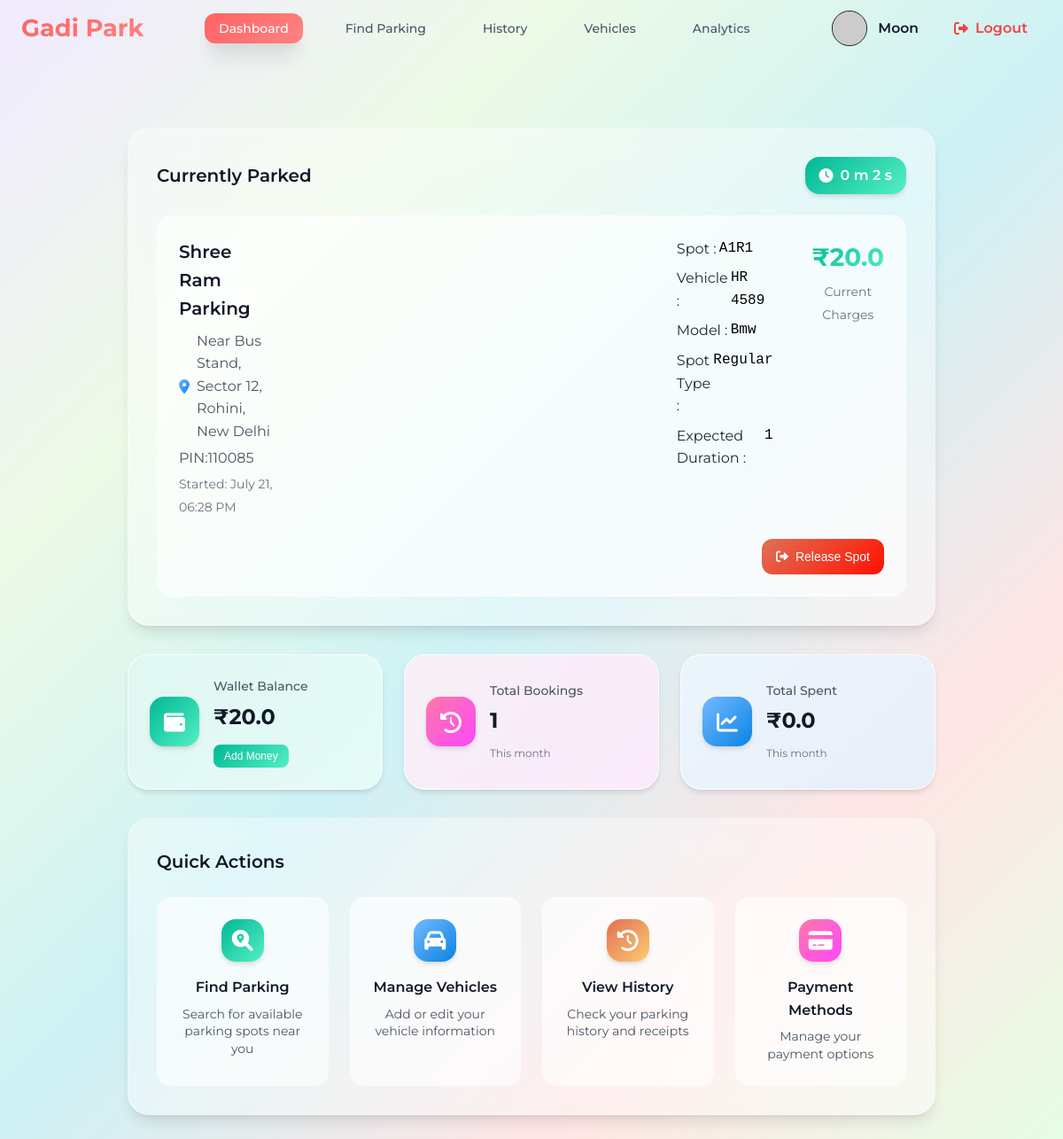
Page /user_dashboard (signed in) on the committed database.
### models/user.py (models this page shows, shortened)
class User(db.Model):
    __tablename__ = 'users'
    id=db.Column(db.Integer,primary_key=True)
    username=db.Column(db.String(80),unique=True,nullable=False)
    password_hash=db.Column(db.String(128),nullable=False)
    full_name=db.Column(db.String(80),nullable=True)
    is_admin=db.Column(db.Boolean,default=False)
    wallet_balance=db.Column(db.Float,default=0.00)
    total_parkings=db.Column(db.Integer,default=0)
    total_spendings=db.Column(db.Float,default=0)
    registration_date=db.Column(db.DateTime,default=db.func.current_timestamp())

### models/parking_lot.py (models this page shows, shortened)
class ParkingLot(db.Model):
    __tablename__ = 'parking_lots'
    id = db.Column(db.Integer, primary_key=True)
    name= db.Column(db.String(80), unique=True, nullable=False)
    address = db.Column(db.String(200), nullable=False)
    pincode = db.Column(db.String(10), nullable=False)
    hourly_rate = db.Column(db.Float, nullable=False)
    total_spots = db.Column(db.Integer, nullable=False)
    occupied_regular_spots = db.Column(db.Integer, default=0)
    occupied_ev_spots = db.Column(db.Integer, default=0)
    ev_spots = db.Column(db.Integer, default=0)
    ev_charging_rate = db.Column(db.Float, nullable=True)
    opening_time = db.Column(db.String(10), nullable=True)
    closing_time = db.Column(db.String(10), nullable=True)
    is_24_hours = db.Column(db.Boolean, default=False)
    description = db.Column(db.String(200), nullable=True)

### models/booking.py (models this page shows)
class Booking(db.Model):
    __tablename__ = 'bookings'
    id = db.Column(db.Integer , primary_key=True)
    user_id = db.Column(db.Integer , db.ForeignKey('users.id') ,nullable=False)
    vehicle_id = db.Column(db.Integer ,db.ForeignKey('vehicles.id') , nullable=False )
    lot_id = db.Column(db.Integer , db.ForeignKey('parking_lots.id') , nullable=False)
    spot_id = db.Column(db.Integer , db.ForeignKey('parking_spots.id') , nullable=False)
    duration = db.Column(db.Integer , default=1)
    date = db.Column(db.Date, default=datetime.utcnow().date)
    start_time = db.Column(db.DateTime , nullable=False)
    amount = db.Column(db.Float , default=0.0)
    booking_id = db.Column(db.String(50), unique=True, nullable=False)

### models/parking_spot.py (models this page shows, shortened)
class ParkingSpot(db.Model):
    __tablename__ = 'parking_spots'
    id=db.Column(db.Integer, primary_key=True)
    lot_id=db.Column(db.Integer, db.ForeignKey('parking_lots.id'), nullable=False)
    spot_number=db.Column(db.String(50), nullable=False)
    is_ev_spot=db.Column(db.Boolean, default=False)
    status=db.Column(db.String(50), default='available')

### models/vehicle.py (models this page shows, shortened)
class Vehicle(db.Model):
    __tablename__ = 'vehicles'
    id = db.Column(db.Integer, primary_key=True)
    user_id = db.Column(db.Integer, db.ForeignKey('users.id'), nullable=False)
    type = db.Column(db.String(50), nullable=False)
    model = db.Column(db.String(50),nullable=False)
    registration_number = db.Column(db.String(20),nullable=False,unique=True)
    is_ev= db.Column(db.Boolean,default=False)

### routes/user.py (the view)
@user_bp.route('/user_dashboard')
@login_required
@user_required
def user_dashboard():
    user=User.query.get(session.get('user_id'))
    booking=Booking.query.filter_by(user_id=user.id).first()
    spot=None
    vehicle=None
    lot=None
    if booking:
        spot=ParkingSpot.query.get(booking.spot_id)
        vehicle=Vehicle.query.get(booking.vehicle_id)
        lot=ParkingLot.query.get(booking.lot_id)
    return render_template('user_dashboard.html',user=user,booking=booking,spot=spot,vehicle=vehicle,lot=lot)

### Templates/user_dashboard.html (shortened to what this page needs)
{% extends "base.html" %}
{% block style %}
<link rel="stylesheet" href="{{url_for('static',filename='css/user_dashboard.css')}}">
<link rel="stylesheet" href="https://cdnjs.cloudflare.com/ajax/libs/font-awesome/6.0.0/css/all.min.css">
{% endblock %}
{% block content %}
{% include "user_navbar.html" %}
<div class="dashboard-container">
    <div class="user-main-content">
        {% if booking %}
        <div class="active-parking-section">
            <div class="section-header">
                <h3>Currently Parked</h3>
                <div class="parking-timer">
                    <i class="fas fa-clock"></i>
                    <span id="timer">00:00:00</span>
                </div>
            </div>
            <div class="active-parking-card">
                <div class="parking-info">
                    <div class="location-details">
                        <h4>{{ lot.name  }}</h4>
                        <p><i class="fas fa-map-marker-alt"></i> {{ lot.address}}</p>
                        <p>PIN:{{lot.pincode}}</p>
                        <span class="entry-time">Started: {{ booking.start_time.strftime("%B %d, %I:%M %p")}}</span>
                    </div>
                    <div class="parking-details">
                        <div class="parking-detail-items">
                            <div class="detail-item">
                                <span>Spot :</span>
                                <span class="detail-value">{{ spot.spot_number }}</span>
                            </div>
                            <div class="detail-item">
                                <span>Vehicle :</span>
                                <span class="detail-value">{{ vehicle.registration_number }}</span>
                            </div>
                            <div class="detail-item">
                                <span>Model : </span>
                                <span class="detail-value">{{ vehicle.model }}</span>
                            </div>
                            <div class="detail-item">
                                <span>Spot Type : </span>
                                {%if spot.is_ev_spot %}
                                <span class="detail-value">EV</span>
                                {% else %}
                                <span class="detail-value">Regular</span>
                                {% endif %}
                            </div>
                            <div class="detail-item">
                                <span>Expected Duration : </span>
                                <span class="detail-value">{{ booking.duration }}</span>
                            </div>
                        </div>
                        <div class="cost-info">
                            <span class="current-cost">₹{{ booking.amount}}</span>
                            <span class="cost-label">Current Charges</span>
                        </div>
                    </div>
                </div>
                <div class="parking-actions">
                    <form id="release-form" action="{{ url_for('user_activity.release_spot') }}" method="POST">
                        <button type="submit" class="action-btn release-btn">
                            <i class="fas fa-sign-out-alt"></i>
                            Release Spot
                        </button>
                    </form>
                </div>
            </div>
        </div>
        {% endif %}
        <div class="grid-section">
            <div class="grid-card success">
                <div class="grid-icon success">
                    <i class="fas fa-wallet"></i>
                </div>
                <div class="stat-content">
                    <h4>Wallet Balance</h4>
                    <span class="stat-value">₹{{ user.wallet_balance}}</span>
                    <a href="/payment/wallet"><button class="add-money-btn">Add Money</button></a>
                </div>
            </div>
            <div class="grid-card electric">
                <div class="grid-icon electric">
                    <i class="fas fa-history"></i>
                </div>
                <div class="stat-content">
                    <h4>Total Bookings</h4>
                    <span class="stat-value">{{user.total_parkings}}</span>
                    <span class="stat-detail">This month</span>
                </div>
            </div>
            <div class="grid-card primary">
                <div class="grid-icon primary">
                    <i class="fas fa-chart-line"></i>
                </div>
                <div class="stat-content">
                    <h4>Total Spent</h4>
                    <span class="stat-value">₹{{user.total_spendings}}</span>
                    <span class="stat-detail">This month</span>
                </div>
            </div>
        </div>
        <div class="quick-actions-section">
            <div class="section-header">
                <h3>Quick Actions</h3>
            </div>
            <div class="actions-grid">
                <a href="{{ url_for('user.find_parking') }}" class="action-card">
                    <div class="action-icon find">
                        <i class="fas fa-search-location"></i>
                    </div>
                    <h4>Find Parking</h4>
                    <p>Search for available parking spots near you</p>
                </a>
                <a href="{{url_for('user.vehicle')}}" class="action-card">
                    <div class="action-icon vehicle">
                        <i class="fas fa-car"></i>
                    </div>
                    <h4>Manage Vehicles</h4>
                    <p>Add or edit your vehicle information</p>
                </a>
                <a href="{{url_for('user_activity.history')}}" class="action-card">
                    <div class="action-icon history">
                        <i class="fas fa-history"></i>
                    </div>
                    <h4>View History</h4>
                    <p>Check your parking history and receipts</p>
                </a>
                <a href="#" class="action-card">
                    <div class="action-icon payment">
                        <i class="fas fa-credit-card"></i>
                    </div>
                    <h4>Payment Methods</h4>
                    <p>Manage your payment options</p>
                </a>
            </div>
        </div>
    </div>
</div>
{% endblock %}

### Templates/user_navbar.html
{%extends "base.html" %}
{%block style%}
<link rel="stylesheet" href="{{url_for('static',filename='css/user_navbar.css')}}">
{%endblock%}
{%block content %}
{% set current_path = request.path %}
<nav class="top-navbar">
        <div class="nav-container">
            <div class="logo">
                <h2>Gadi Park</h2>
            </div>
            <ul class="nav-links">
                <li class="{% if current_path == url_for('user.user_dashboard')%}active{%endif%}"><a href="{{ url_for('user.user_dashboard') }}">Dashboard</a></li>
                <li class="{% if current_path == url_for('user.find_parking')%}active{%endif%}"><a href="{{ url_for('user.find_parking') }}">Find Parking</a></li>
                <li class="{% if current_path == url_for('user_activity.history')%}active{%endif%}"><a href="{{url_for('user_activity.history')}}">History</a></li>
                <li class="{% if current_path == url_for('user.vehicle')%}active{%endif%}"><a href="{{url_for('user.vehicle')}}">Vehicles</a></li>
                <li class="{% if current_path == url_for('user.user_charts')%}active{%endif%}"><a href="{{url_for('user.user_charts')}}">Analytics</a></li>
            </ul>
            <div class="user-actions">
                <a href="{{url_for('profile.profile')}}">
                    <div class="user-profile">
                        <div class="profile-avatar">
                            <img src="https://api.dicebear.com/9.x/open-peeps/svg?seed={{ username }}&backgroundColor=transparent&radius=50"alt="Profile Avatar"class="profile-avatar"/>
                        </div>
                        <span class="user-name">{{ user.full_name }}</span>
                    </div>
                </a>
                <a href="{{url_for('auth.logout')}}" class="logout-btn">
                    <i class="fas fa-sign-out-alt"></i>
                    <span>Logout</span>
                </a>
            </div>
        </div>
    </nav>
{%endblock%}

### Static/css/base.css (style rules this page uses)
:root { --main-gradient: linear-gradient(135deg, #FF6363 0%, #FF8282 100%); --gradient-blue: linear-gradient(135deg, #74b9ff 0%, #0984e3 100%); --gradient-purple: linear-gradient(135deg, #a29bfe 0%, #5044ad 100%); --gradient-pink: linear-gradient(135deg, #fd79a8 0%, #ff47fc 100%); --gradient-green: linear-gradient(135deg, #00b894 0%, #55efc4 100%); --gradient-orange: linear-gradient(135deg, #e17055 0%, #fdcb6e 100%); --gradient-red: linear-gradient(135deg, #e17055 0%, #ff1100 100%); --gradient-gray: linear-gradient(135deg, #dfe6e992 0%, #b2bec399 100%); --bg-gradient-main: linear-gradient(135deg, #F1EAFF 0%, #ecfae5f0 25%, #cbf1f5f5 50%, #FFE5E5 75%, #E5FFE5 100%); --bg-gradient-soft: linear-gradient(135deg, #ffeaa7 0%, #fab1a0 100%); --bg-gradient-cool: linear-gradient(135deg, #a8edea 0%, #fed6e3 100%); --white: #ffffff; --gray-50: #f9fafb; --gray-100: #f3f4f6; --gray-200: #e5e7eb; --gray-300: #d1d5db; --gray-400: #9ca3af; --gray-500: #6b7280; --gray-600: #4b5563; --gray-700: #374151; --gray-800: #1f2937; --gray-900: #111827; --shadow-sm: 0 1px 2px 0 rgba(0, 0, 0, 0.05); --shadow: 0 1px 3px 0 rgba(0, 0, 0, 0.1), 0 1px 2px 0 rgba(0, 0, 0, 0.06); --shadow-md: 0 4px 6px -1px rgba(0, 0, 0, 0.1), 0 2px 4px -1px rgba(0, 0, 0, 0.06); --shadow-lg: 0 10px 15px -3px rgba(0, 0, 0, 0.1), 0 4px 6px -2px rgba(0, 0, 0, 0.05); --shadow-xl: 0 20px 25px -5px rgba(0, 0, 0, 0.1), 0 10px 10px -5px rgba(0, 0, 0, 0.04); --shadow-2xl: 0 20px 25px -5px rgba(0, 0, 0, 0.208), 0 10px 10px -5px rgba(0, 0, 0, 0.04); --radius-sm: 0.375rem; --radius: 0.5rem; --radius-md: 0.75rem; --radius-lg: 1rem; --radius-xl: 1.5rem; --radius-2xl: 2rem; --refresh-btn-color:rgb(5, 84, 104); --available-color: #10b924aa; --occupied-color: #ef4444; --ev-color: #8b5cf6; --regular-color:#ffc0cb; --border-color: #ef4444; --transition: all 0.3s cubic-bezier(0.4, 0, 0.2, 1); --electric-color:rgb(255, 37, 248) (0.4, 0, 0.2, 1); }
* { margin: 0; padding: 0; box-sizing: border-box; }
body { font-family: 'Inter', sans-serif; background: var(--bg-gradient-main); color: var(--gray-800); line-height: 1.6; height: 100%; font-family: "Montserrat", sans-serif; }
.dashboard-container { height: 100%; width: 100%; }
.user-main-content { width: 80%; margin: 0 auto; padding: 80px 1.5rem 2rem; }
.grid-section { display: grid; grid-template-columns: 1fr 1fr 1fr; gap: 1.5rem; margin-bottom: 2rem; }
.grid-card { background: rgba(255, 255, 255, 0.8); backdrop-filter: blur(20px); border-radius: var(--radius-xl); padding: 1.5rem; display: flex; align-items: center; gap: 1rem; transition: var(--transition); border: 1px solid rgba(255, 255, 255, 0.3); box-shadow: var(--shadow-md); position: relative; overflow: hidden; }
.grid-card::before { content: ''; position: absolute; top: 0; left: 0; right: 0; bottom: 0; opacity: 0.1; z-index: -1; }
.grid-card.primary::before { background: var(--gradient-blue); }
.grid-card.success::before { background: var(--gradient-green); }
.grid-card.electric::before { background: var(--gradient-pink); }
.grid-icon { width: 3.5rem; height: 3.5rem; border-radius: var(--radius-lg); display: flex; align-items: center; justify-content: center; font-size: 1.5rem; color: white; box-shadow: var(--shadow-md); }
.grid-card.primary .grid-icon { background: var(--gradient-blue); }
.grid-card.success .grid-icon { background: var(--gradient-green); }
.grid-card.electric .grid-icon { background: var(--gradient-pink); }
.active { background: rgba(17, 255, 176, 0.1); color: #10b981; }

### rows in the picture
User: full_name "Moon", wallet_balance "20.0", total_parkings "1", total_spendings "0.0"
ParkingLot: name "Shree Ram Parking", address "Near Bus Stand, Sector 12, Rohini, New Delhi", pincode "110085"
Booking: start_time "July 21, 06:28 PM", duration "1", amount "20.0"
ParkingSpot: spot_number "A1R1"
Vehicle: registration_number "HR 4589", model "Bmw"
